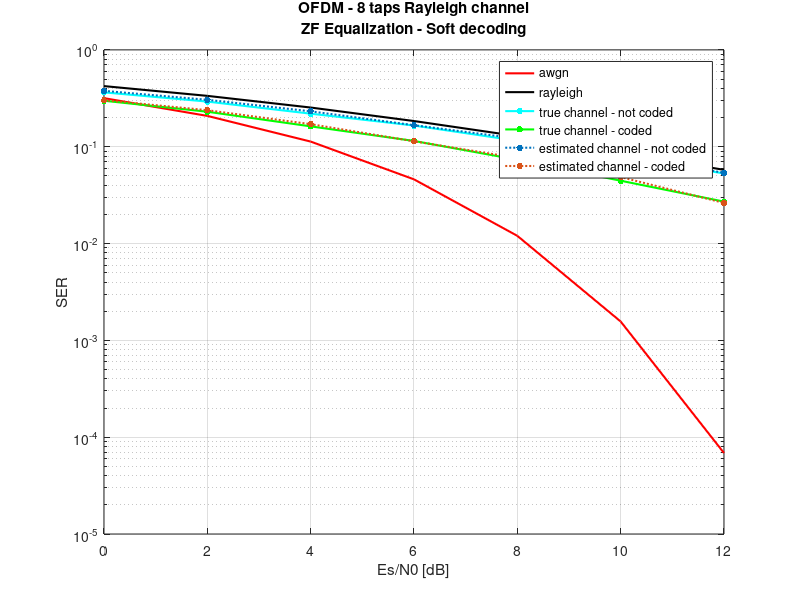
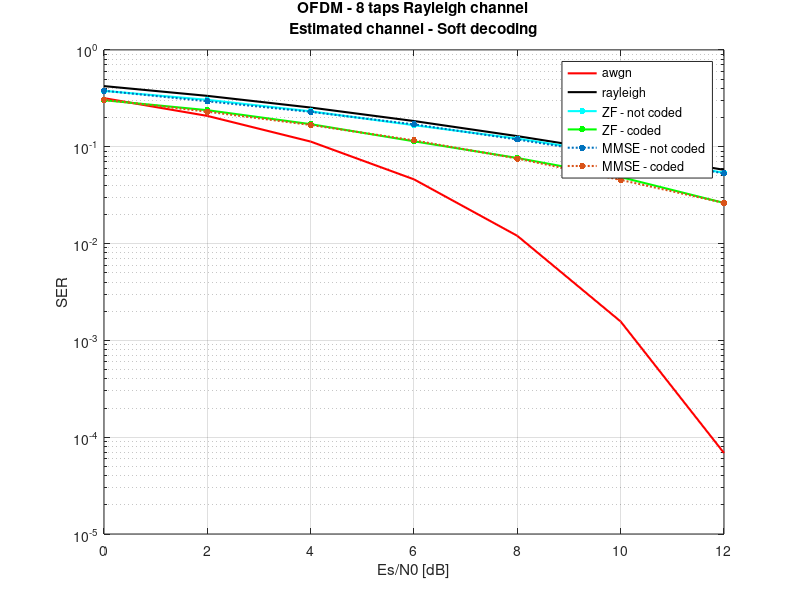
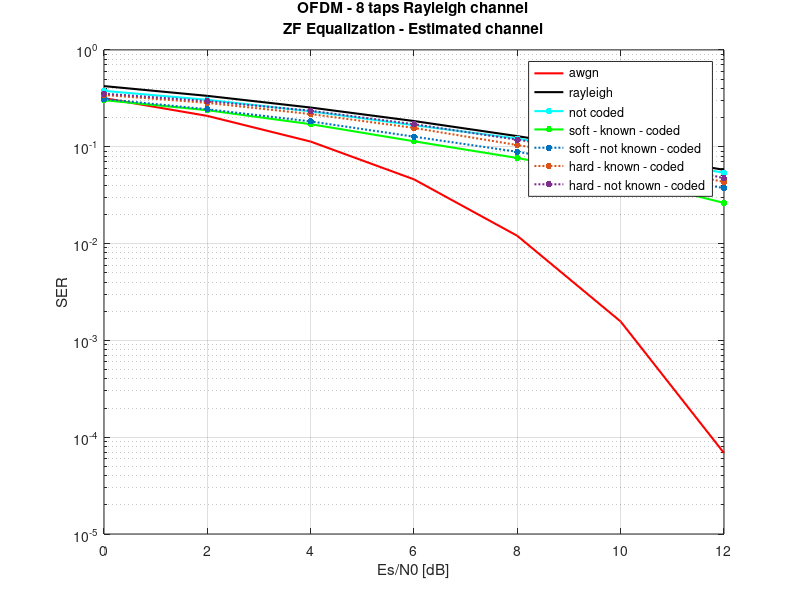

Source code (MATLAB) for these figures, in order:
close all;
clearvars;

N_SNR = 11;
SNR = linspace(0,20,N_SNR);
index = 1:7;

load('SER_awgn_TH');
load('SER_rayleigh_TH');
load('SER_rayleigh_NC_ZF');
load('SER_rayleigh_C_ZF');
load('SER_rayleigh_NC_ZF_TRUEC');
load('SER_rayleigh_C_ZF_TRUEC');

load('SER_rayleigh_NC_MMSE');
load('SER_rayleigh_C_MMSE');

load('SER_rayleigh_C_ZF_NOKNOWLEDGE');
load('SER_rayleigh_C_ZF_HARD_NOKNOWLEDGE');
load('SER_rayleigh_C_ZF_HARD');

colors = [0 0.4470 0.7410;
    0.8500 0.3250 0.0980;
    0.4940 0.1840 0.5560;
    0.4660 0.6740 0.1880];

figure(1);
semilogy(SNR(index),SER_awgn_TH(index),'-r','linewidth',1.5,'displayname','awgn'); hold on;
semilogy(SNR(index),SER_rayleigh_TH(index),'-k','linewidth',1.5,'displayname','rayleigh');
semilogy(SNR(index),SER_rayleigh_NC_ZF_TRUEC(index),'.-','Color',[0 1 1],'linewidth',1.5,'markersize',15,'displayname','true channel - not coded');
semilogy(SNR(index),SER_rayleigh_C_ZF_TRUEC(index),'.-','Color',[0 1 0],'linewidth',1.5,'markersize',15,'displayname','true channel - coded');
semilogy(SNR(index),SER_rayleigh_NC_ZF(index),'.:','Color',colors(1,:),'linewidth',1.5,'markersize',15,'displayname','estimated channel - not coded');
semilogy(SNR(index),SER_rayleigh_C_ZF(index),'.:','Color',colors(2,:),'linewidth',1.5,'markersize',15,'displayname','estimated channel - coded');
grid on;
%ylim([1e-6 1]);
xlabel('Es/N0 [dB]');
ylabel('SER');
legend('location','best');
title(sprintf('OFDM - 8 taps Rayleigh channel\nZF Equalization - Soft decoding'));
saveas(gcf,'SER_True_Estimated_Channel.png');

figure(2);
semilogy(SNR(index),SER_awgn_TH(index),'-r','linewidth',1.5,'displayname','awgn'); hold on;
semilogy(SNR(index),SER_rayleigh_TH(index),'-k','linewidth',1.5,'displayname','rayleigh');
semilogy(SNR(index),SER_rayleigh_NC_ZF(index),'.-','Color',[0 1 1],'linewidth',1.5,'markersize',15,'displayname','ZF - not coded');
semilogy(SNR(index),SER_rayleigh_C_ZF(index),'.-','Color',[0 1 0],'linewidth',1.5,'markersize',15,'displayname','ZF - coded');
semilogy(SNR(index),SER_rayleigh_NC_MMSE(index),'.:','Color',colors(1,:),'linewidth',1.5,'markersize',15,'displayname','MMSE - not coded');
semilogy(SNR(index),SER_rayleigh_C_MMSE(index),'.:','Color',colors(2,:),'linewidth',1.5,'markersize',15,'displayname','MMSE - coded');
grid on;
%ylim([1e-6 1]);
xlabel('Es/N0 [dB]');
ylabel('SER');
legend('location','best');
title(sprintf('OFDM - 8 taps Rayleigh channel\nEstimated channel - Soft decoding'));
saveas(gcf,'SER_ZF_MMSE_Equalization.png');

figure(3);
semilogy(SNR(index),SER_awgn_TH(index),'-r','linewidth',1.5,'displayname','awgn'); hold on;
semilogy(SNR(index),SER_rayleigh_TH(index),'-k','linewidth',1.5,'displayname','rayleigh');
semilogy(SNR(index),SER_rayleigh_NC_ZF(index),'.-','Color',[0 1 1],'linewidth',1.5,'markersize',15,'displayname','not coded');
semilogy(SNR(index),SER_rayleigh_C_ZF(index),'.-','Color',[0 1 0],'linewidth',1.5,'markersize',15,'displayname','soft - known - coded');
semilogy(SNR(index),SER_rayleigh_C_ZF_NOKNOWLEDGE(index),'.:','Color',colors(1,:),'linewidth',1.5,'markersize',15,'displayname','soft - not known - coded');
semilogy(SNR(index),SER_rayleigh_C_ZF_HARD(index),'.:','Color',colors(2,:),'linewidth',1.5,'markersize',15,'displayname','hard - known - coded');
semilogy(SNR(index),SER_rayleigh_C_ZF_HARD_NOKNOWLEDGE(index),'.:','Color',colors(3,:),'linewidth',1.5,'markersize',15,'displayname','hard - not known - coded');
grid on;
%ylim([1e-6 1]);
xlabel('Es/N0 [dB]');
ylabel('SER');
legend('location','best');
title(sprintf('OFDM - 8 taps Rayleigh channel\nZF Equalization - Estimated channel'));
saveas(gcf,'SER_Hard_Soft_Decoding_Knowledge.png');
